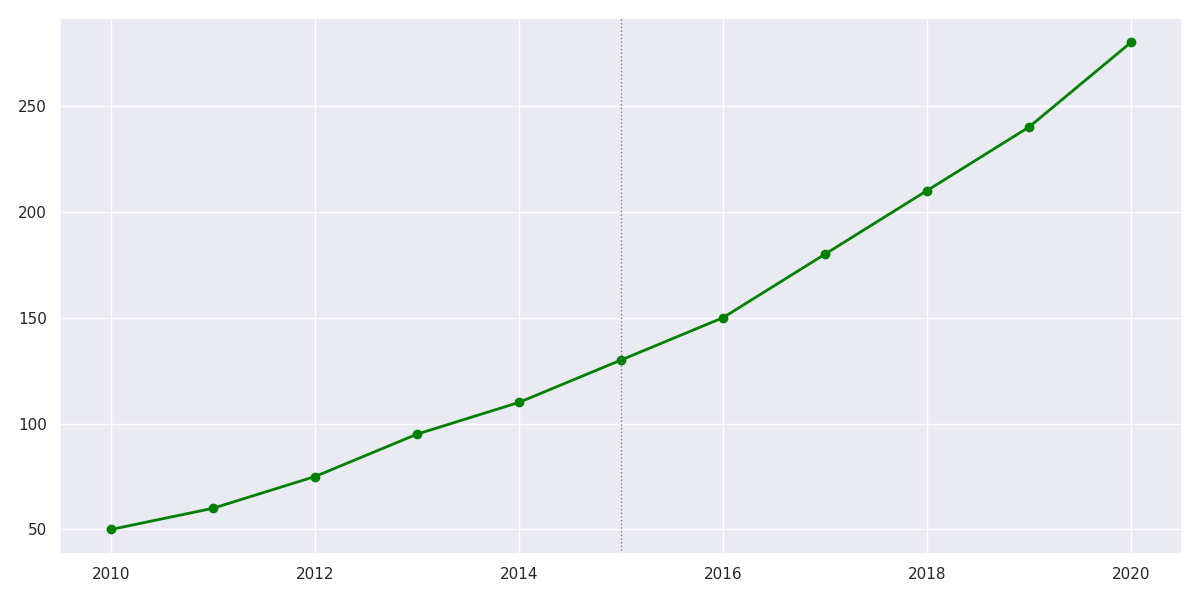

This figure's Python source:
import matplotlib.pyplot as plt
import numpy as np

years = np.arange(2010, 2021)
solar_capacity = np.array([50, 60, 75, 95, 110, 130, 150, 180, 210, 240, 280])

plt.figure(figsize=(12, 6))

plt.plot(years, solar_capacity, marker='o', linestyle='-', color='green', linewidth=2)

plt.axvline(x=2015, color='gray', linestyle=':', linewidth=1)

plt.tight_layout()
plt.show()
